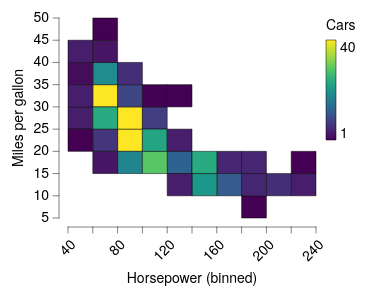

This figure's Vega-Lite source:
### Vega-Lite specification from a JSON file in a GitHub repository (floating-point values rounded to 4 significant figures; data arrays with more than 128 entries replaced by an {"elided": "..."} marker saying what was removed)
{"background": null, "config": {"arc": {"fill": "#DBDBDB", "fillOpacity": 1.0, "innerRadius": 25.0, "padAngle": 0.03, "stroke": "black", "strokeOpacity": 1, "strokeWidth": 0.25}, "area": {"fill": "#DBDBDB", "fillOpacity": 1.0, "stroke": "black", "strokeOpacity": 1, "strokeWidth": 0.25}, "axis": {"domain": true, "domainCap": "round", "domainColor": "black", "domainWidth": 0.25, "grid": false, "gridCap": "round", "gridColor": "#F1F1F1", "gridDash": [0, 0], "gridOpacity": 1.0, "gridWidth": 0.25, "labelColor": "black", "labelFont": "Helvetica Neue, HelveticaNeue, Helvetica, Arial, sans-serif", "labelFontSize": 7, "labelFontStyle": "normal", "labelFontWeight": 400, "offset": 4.5, "ticks": true, "tickCap": "round", "tickColor": "black", "tickRound": false, "tickSize": 3, "tickWidth": 0.25, "titleColor": "black", "titleFont": "Helvetica Neue, HelveticaNeue, Helvetica, Arial, sans-serif", "titleFontSize": 7, "titleFontStyle": "normal", "titleFontWeight": 400}, "axisX": {"domain": true, "labelAlign": "right", "labelAngle": 315, "labels": true, "ticks": true, "translate": 0}, "axisY": {"domain": true, "labelAlign": "right", "labelAngle": 0, "labels": true, "ticks": true, "translate": 0}, "axisRight": {"domain": true, "labelAlign": "left", "labelAngle": 0, "labels": true, "ticks": true, "translate": 0}, "axisTop": {"domain": true, "labelAlign": "left", "labelAngle": 45, "labels": true, "ticks": true, "translate": 0}, "axisBand": {"tickOffset": 0}, "bar": {"fill": "#DBDBDB", "fillOpacity": 1.0, "stroke": "black", "strokeOpacity": 1, "strokeWidth": 0.25}, "boxplot": {"size": 9.0, "ticks": {"cornerRadius": 0.25, "fill": "black", "opacity": 1, "size": 4.5, "thickness": 0.25}, "box": {"fillOpacity": 1.0, "stroke": "black", "strokeOpacity": 1, "strokeWidth": 0.25}, "median": {"cornerRadius": 0, "fill": "black", "fillOpacity": 1.0, "opacity": 1, "size": 9.0, "thickness": 0.25}, "rule": {"fill": "black", "fillOpacity": 1.0, "size": 10.0, "stroke": "black", "strokeDash": [0, 0], "strokeOpacity": 1, "strokeWidth": 0.25}, "outliers": {"color": "black", "fill": "black", "fillOpacity": 1.0, "size": 0, "stroke": "black", "strokeOpacity": 1, "strokeWidth": 0.25}}, "circle": {"fill": "black", "fillOpacity": 1.0, "size": 1.25, "stroke": null, "strokeOpacity": 1, "strokeWidth": 0.25}, "errorband": {"band": {"fillOpacity": 0.6, "stroke": null, "strokeWidth": 0.25, "strokeOpacity": 1}, "borders": {"opacity": 0, "strokeOpacity": 0.25, "strokeWidth": 1}}, "errorbar": {"opacity": 1, "rule": {"strokeDash": [0, 0], "strokeWidth": 0.25}, "ticks": {"color": "black", "cornerRadius": 0.125, "opacity": 1, "size": 6.0, "thickness": 0.25}, "thickness": 0.25}, "font": "Helvetica Neue, HelveticaNeue, Helvetica, Arial, sans-serif", "geoshape": {"fill": "#DBDBDB", "fillOpacity": 1.0, "stroke": "black", "strokeOpacity": 1, "strokeWidth": 0.25}, "header": {"labelColor": "black", "labelFont": "Helvetica Neue, HelveticaNeue, Helvetica, Arial, sans-serif", "labelFontSize": 7, "labelFontStyle": "normal", "labelFontWeight": 400, "titleColor": "black", "titleFont": "Helvetica Neue, HelveticaNeue, Helvetica, Arial, sans-serif", "titleFontSize": 7, "titleFontStyle": "normal", "titleFontWeight": 400, "titlePadding": 0}, "legend": {"disable": false, "offset": 4.5, "titlePadding": 4, "labelOffset": 2, "gradientLabelOffset": 2, "gradientLength": 50.0, "gradientThickness": 5.0, "gradientOpacity": 1.0, "gradientStrokeColor": "black", "gradientStrokeWidth": 0.25, "labelColor": "black", "labelFont": "Helvetica Neue, HelveticaNeue, Helvetica, Arial, sans-serif", "labelFontSize": 7, "labelFontStyle": "normal", "labelFontWeight": 400, "strokeColor": "black", "strokeWidth": 0, "symbolSize": 42, "symbolStrokeColor": "black", "symbolStrokeWidth": 0.25, "titleColor": "black", "titleFont": "Helvetica Neue, HelveticaNeue, Helvetica, Arial, sans-serif", "titleFontSize": 7, "titleFontStyle": "normal", "titleFontWeight": 400}, "line": {"color": "black", "stroke": "black", "strokeCap": "butt", "strokeDash": [0, 0], "strokeOpacity": 1, "strokeWidth": 0.5}, "point": {"filled": true, "fill": "#DBDBDB", "fillOpacity": 1.0, "size": 5.0, "stroke": "black", "strokeOpacity": 1, "strokeWidth": 0.25}, "range": {"category": ["#B2B2B2", "#4A7CD3", "#008542", "#664CAF", "#509F98", "#636363", "#284F93", "#005226", "#382864", "#285753"], "diverging": {"scheme": ["#443E60", "#5F597E", "#7C759B", "#9994B6", "#B7B4CC", "#D6D5DC", "#F6F6F6", "#D1DAD9", "#A4C2BF", "#7AA9A4", "#578E89", "#37736E", "#1B5954"]}, "heatmap": {"scheme": ["#440154", "#472270", "#433E82", "#38598C", "#2C728E", "#238A8D", "#24A086", "#39B578", "#5DC862", "#96D646", "#CAE02D", "#FDE724"]}, "ordinal": {"scheme": ["#F1F1F1", "#DBDBDB", "#C6C6C6", "#B2B2B2", "#9D9D9D", "#898989", "#767676", "#636363", "#515151", "#404040", "#2F2F2F", "#1F1F1F"]}, "ramp": {"scheme": ["#440154", "#472270", "#433E82", "#38598C", "#2C728E", "#238A8D", "#24A086", "#39B578", "#5DC862", "#96D646", "#CAE02D", "#FDE724"]}}, "rule": {"color": "black", "stroke": "black", "strokeCap": "round", "strokeDash": [2, 2], "strokeOpacity": 1, "strokeWidth": 0.25}, "scale": {"barBandPaddingInner": 0.1, "rectBandPaddingInner": 0, "tickBandPaddingInner": 0.1, "bandPaddingOuter": 0.1, "bandWithNestedOffsetPaddingInner": 0.2, "bandWithNestedOffsetPaddingOuter": 0.2, "offsetBandPaddingInner": 0, "offsetBandPaddingOuter": 0, "round": false}, "rect": {"fill": "#DBDBDB", "fillOpacity": 1.0, "stroke": "black", "strokeOpacity": 1, "strokeWidth": 0.25}, "square": {"fill": "#DBDBDB", "fillOpacity": 1.0, "size": 10.0, "stroke": "black", "strokeOpacity": 1, "strokeWidth": 0.25}, "text": {"color": "black", "font": "Helvetica Neue, HelveticaNeue, Helvetica, Arial, sans-serif", "fontSize": 7, "fontStyle": "normal", "fontWeight": 400}, "tick": {"color": "black", "cornerRadius": 0.125, "opacity": 1.0, "size": 9.0, "thickness": 0.25}, "title": {"anchor": "middle", "frame": "group", "color": "black", "font": "Helvetica Neue, HelveticaNeue, Helvetica, Arial, sans-serif", "fontSize": 7, "fontStyle": "normal", "fontWeight": 400, "subtitleColor": "black", "subtitleFont": "Helvetica Neue, HelveticaNeue, Helvetica, Arial, sans-serif", "subtitleFontSize": "Helvetica Neue, HelveticaNeue, Helvetica, Arial, sans-serif", "subtitleFontStyle": "normal", "subtitleFontWeight": 400}, "trail": {"color": "black", "opacity": 1, "size": 0.5}, "view": {"continuousWidth": 124, "continuousHeight": 100, "discreteWidth": 124, "discreteHeight": 100, "fill": null, "stroke": null, "strokeWidth": 0.25}}, "data": {"name": "data-7285c4e2e195e5a75737a34913199f5f"}, "mark": {"type": "rect"}, "encoding": {"color": {"aggregate": "count", "title": "Cars", "type": "quantitative"}, "x": {"bin": {"maxbins": 12}, "field": "Horsepower", "type": "quantitative"}, "y": {"bin": {"maxbins": 12}, "field": "Miles_per_Gallon", "title": "Miles per gallon", "type": "quantitative"}}, "$schema": "https://vega.github.io/schema/vega-lite/v6.4.1.json", "datasets": {"data-7285c4e2e195e5a75737a34913199f5f": {"elided": "392 records"}}}
